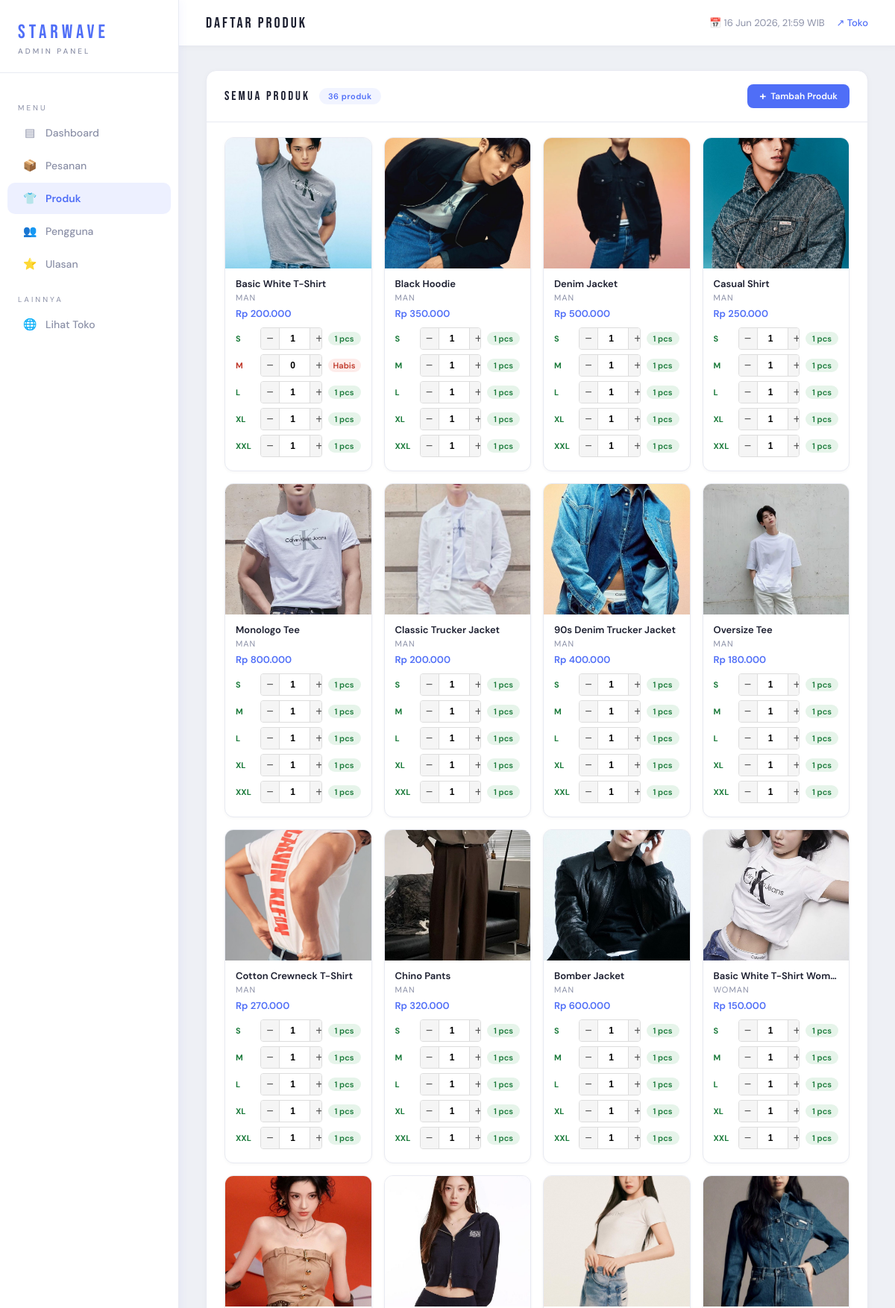
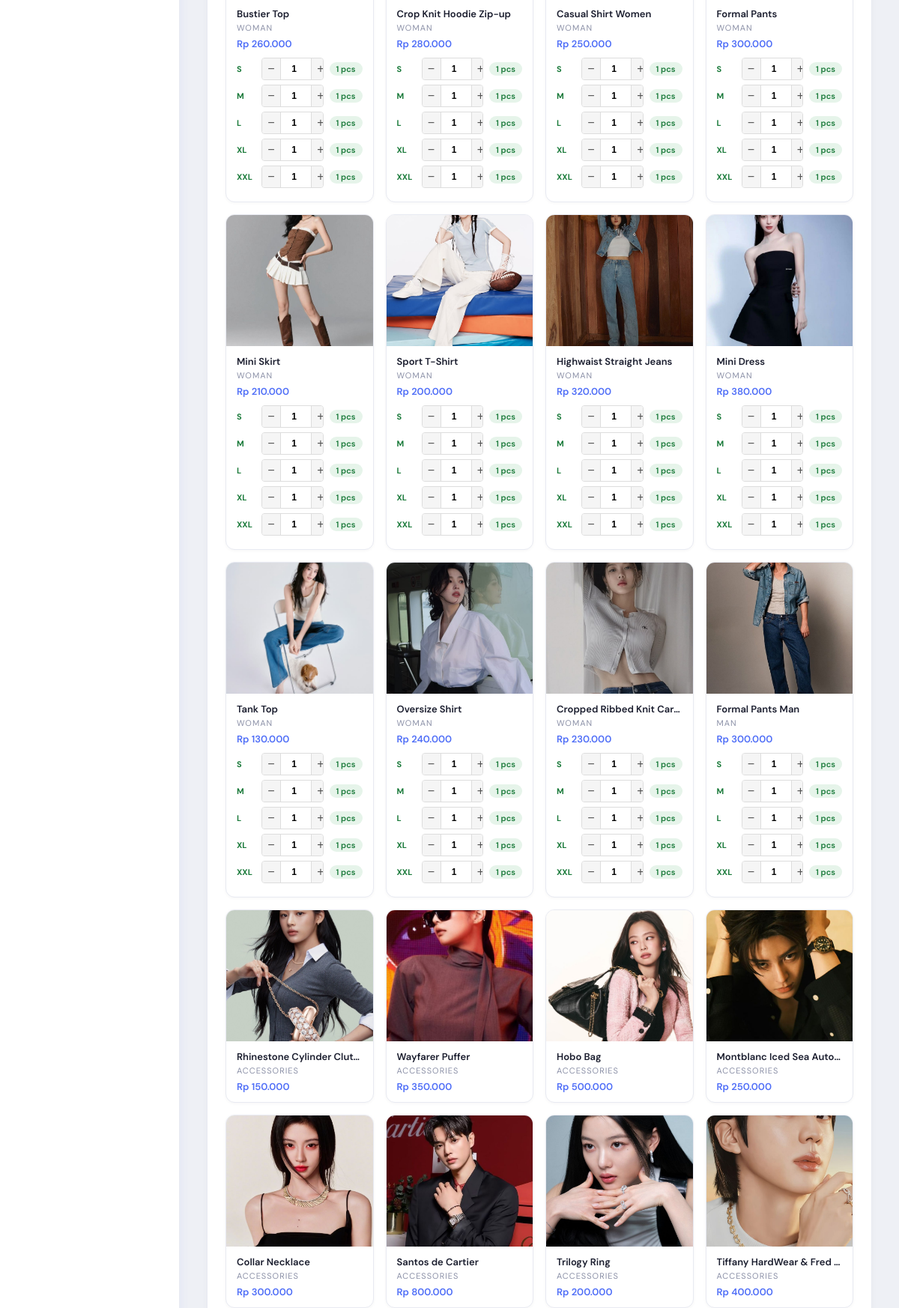
The app's page /admin/produk.php (signed in, upper part) with its own data (2 pictures, top to bottom).
### tables this page shows
CREATE TABLE `produk` (
  `id` int(11) NOT NULL,
  `nama_produk` varchar(255) DEFAULT NULL,
  `harga` int(11) DEFAULT NULL,
  `gambar` varchar(255) DEFAULT NULL,
  `deskripsi` text DEFAULT NULL,
  `kategori` varchar(50) DEFAULT NULL,
  `created_at` datetime DEFAULT current_timestamp(),
  `stok_s` tinyint(1) DEFAULT 1,
  `stok_m` tinyint(1) DEFAULT 1,
  `stok_l` tinyint(1) DEFAULT 1,
  `stok_xl` tinyint(1) DEFAULT 1,
  `stok_xxl` tinyint(1) DEFAULT 1
);

### admin/produk.php (the view, shortened to what this page needs)
<?php
require 'auth_check.php';
$total_produk   = $pdo->query("SELECT COUNT(*) FROM produk")->fetchColumn();
$stmt        = $pdo->query("SELECT * FROM produk ORDER BY created_at DESC");
$produk_list = $stmt->fetchAll(PDO::FETCH_ASSOC);
?>
<!DOCTYPE html>
<html lang="id">
<head>
    <link rel="stylesheet" href="admin.css">
</head>
<body>
<aside class="sidebar">
    <div class="sidebar-brand">
        <div class="brand-name">STARWAVE</div>
        <div class="brand-label">Admin Panel</div>
    </div>
    <nav class="sidebar-nav">
        <div class="nav-section">Menu</div>
        <a class="nav-item" href="dashboard.php"><span class="icon">▤</span> Dashboard</a>
        <a class="nav-item" href="pesanan.php">
            <span class="icon">📦</span> Pesanan
        </a>
        <a class="nav-item active" href="produk.php"><span class="icon">👕</span> Produk</a>
        <a class="nav-item" href="pengguna.php"><span class="icon">👥</span> Pengguna</a>
        <a class="nav-item" href="ulasan.php"><span class="icon">⭐</span> Ulasan</a>
        <div class="nav-section">Lainnya</div>
        <a class="nav-item" href="../index.php" target="_blank"><span class="icon">🌐</span> Lihat Toko</a>
    </nav>
</aside>
<div class="main">
    <div class="topbar">
        <div class="topbar-title">DAFTAR PRODUK</div>
        <div class="topbar-right">
            <span>📅 <?= date('d M Y, H:i') ?> WIB</span>
            <a href="../index.php" target="_blank">↗ Toko</a>
        </div>
    </div>
    <div class="content">
        <div class="section">
            <div class="section-header">
                <div style="display:flex;align-items:center;gap:12px;">
                    <div class="section-title">SEMUA PRODUK</div>
                    <div class="section-badge" id="badge-total"><?= $total_produk ?> produk</div>
                </div>
                <a href="tambah_produk.php" class="btn-tambah">
                    <span style="font-size:16px;line-height:1;">+</span> Tambah Produk
                </a>
            </div>
            <?php if (empty($produk_list)): ?>
                <div style="text-align:center;padding:60px;color:var(--muted);">Belum ada produk di database.</div>
            <?php else: ?>
            <div class="produk-grid">
                <?php foreach ($produk_list as $p): ?>
                <div class="produk-card" id="card-<?= $p['id'] ?>">
                    <img src="../<?= htmlspecialchars($p['gambar'] ?? 'asset/posterutama.png') ?>"
                         alt="<?= htmlspecialchars($p['nama_produk'] ?? $p['nama'] ?? '') ?>"
                         onerror="this.src='../asset/posterutama.png'">
                    <div class="produk-info">
                        <div class="produk-name"><?= htmlspecialchars($p['nama_produk'] ?? $p['nama'] ?? 'Produk') ?></div>
                        <div class="produk-cat"><?= htmlspecialchars($p['kategori'] ?? '') ?></div>
                        <?php if (!empty($p['harga'])): ?>
                        <div class="produk-harga" id="harga-<?= $p['id'] ?>"
                             style="font-size:13px;color:var(--accent);margin-top:6px;font-weight:600;">
                            Rp <?= number_format($p['harga'],0,',','.') ?>
                        </div>
                        <?php endif; ?>
                        <?php if (strtolower($p['kategori']) !== 'accessories'): ?>
                        <div class="stok-sizes" style="margin-top:10px;">
                            <?php foreach(['S','M','L','XL','XXL'] as $sz):
                                $col    = 'stok_' . strtolower($sz);
                                $jumlah = (int)($p[$col] ?? 0);
                                $status = $jumlah > 0 ? 'ada' : 'habis';
                            ?>
                            <div class="stok-row">
                                <span class="stok-label <?= $status ?>"><?= $sz ?></span>
                                <div class="stok-input-group">
                                    <button type="button" class="stok-dec"
                                        onclick="ubahStok(<?= $p['id'] ?>, '<?= $sz ?>', this, -1)">−</button>
                                    <input type="number" class="stok-angka"
                                        id="stok-<?= $p['id'] ?>-<?= strtolower($sz) ?>"
                                        value="<?= $jumlah ?>" min="0"
                                        onchange="simpanStok(<?= $p['id'] ?>, '<?= $sz ?>', this)">
                                    <button type="button" class="stok-inc"
                                        onclick="ubahStok(<?= $p['id'] ?>, '<?= $sz ?>', this, 1)">+</button>
                                </div>
                                <span class="stok-badge <?= $status ?>"
                                    id="badge-<?= $p['id'] ?>-<?= strtolower($sz) ?>">
                                    <?= $jumlah > 0 ? $jumlah.' pcs' : 'Habis' ?>
                                </span>
                            </div>
                            <?php endforeach; ?>
                        </div>
                        <?php endif; ?>
                    </div>
                </div>
                <?php endforeach; ?>
            </div>
            <?php endif; ?>
        </div>
    </div>
</div>
</body>
</html>

### records on screen
produk: gambar (picture), nama_produk "Basic White T-Shirt", kategori "MAN", harga "200.000", sz "S", id+stok_s "1", stok_s "1", sz "M", stok_m "0", sz "L", id+stok_l "1", stok_l "1", sz "XL", id+stok_xl "1", stok_xl "1", sz "XXL", id+stok_xxl "1", stok_xxl "1"
produk: gambar (picture), nama_produk "Black Hoodie", kategori "MAN", harga "350.000", sz "S", stok_s "1", sz "M", stok_m "1", sz "L", stok_l "1", sz "XL", stok_xl "1", sz "XXL", stok_xxl "1"
produk: gambar (picture), nama_produk "Denim Jacket", kategori "MAN", harga "500.000", sz "S", stok_s "1", sz "M", stok_m "1", sz "L", stok_l "1", sz "XL", stok_xl "1", sz "XXL", stok_xxl "1"
produk: gambar (picture), nama_produk "Casual Shirt", kategori "MAN", harga "250.000", sz "S", stok_s "1", sz "M", stok_m "1", sz "L", stok_l "1", sz "XL", stok_xl "1", sz "XXL", stok_xxl "1"
produk: gambar (picture), nama_produk "Monologo Tee", kategori "MAN", harga "800.000", sz "S", stok_s "1", sz "M", stok_m "1", sz "L", stok_l "1", sz "XL", stok_xl "1", sz "XXL", stok_xxl "1"
produk: gambar (picture), nama_produk "Classic Trucker Jacket", kategori "MAN", harga "200.000", sz "S", stok_s "1", sz "M", stok_m "1", sz "L", stok_l "1", sz "XL", stok_xl "1", sz "XXL", stok_xxl "1"
produk: gambar (picture), nama_produk "90s Denim Trucker Jacket", kategori "MAN", harga "400.000", sz "S", stok_s "1", sz "M", stok_m "1", sz "L", stok_l "1", sz "XL", stok_xl "1", sz "XXL", stok_xxl "1"
produk: gambar (picture), nama_produk "Oversize Tee", kategori "MAN", harga "180.000", sz "S", stok_s "1", sz "M", stok_m "1", sz "L", stok_l "1", sz "XL", stok_xl "1", sz "XXL", stok_xxl "1"
produk: gambar (picture), nama_produk "Cotton Crewneck T-Shirt", kategori "MAN", harga "270.000", sz "S", stok_s "1", sz "M", stok_m "1", sz "L", stok_l "1", sz "XL", stok_xl "1", sz "XXL", stok_xxl "1"
produk: gambar (picture), nama_produk "Chino Pants", kategori "MAN", harga "320.000", sz "S", stok_s "1", sz "M", stok_m "1", sz "L", stok_l "1", sz "XL", stok_xl "1", sz "XXL", stok_xxl "1"
produk: gambar (picture), nama_produk "Bomber Jacket", kategori "MAN", harga "600.000", sz "S", stok_s "1", sz "M", stok_m "1", sz "L", stok_l "1", sz "XL", stok_xl "1", sz "XXL", stok_xxl "1"
produk: gambar (picture), nama_produk "Basic White T-Shirt Wom…", kategori "WOMAN", harga "150.000", sz "S", stok_s "1", sz "M", stok_m "1", sz "L", stok_l "1", sz "XL", stok_xl "1", sz "XXL", stok_xxl "1"
produk: gambar (picture), nama_produk "Bustier Top", kategori "WOMAN", harga "260.000", sz "S", stok_s "1", sz "M", stok_m "1", sz "L", stok_l "1", sz "XL", stok_xl "1", sz "XXL", stok_xxl "1"
produk: gambar (picture), nama_produk "Crop Knit Hoodie Zip-up", kategori "WOMAN", harga "280.000", sz "S", stok_s "1", sz "M", stok_m "1", sz "L", stok_l "1", sz "XL", stok_xl "1", sz "XXL", stok_xxl "1"
produk: gambar (picture), nama_produk "Casual Shirt Women", kategori "WOMAN", harga "250.000", sz "S", stok_s "1", sz "M", stok_m "1", sz "L", stok_l "1", sz "XL", stok_xl "1", sz "XXL", stok_xxl "1"
produk: gambar (picture), nama_produk "Formal Pants", kategori "WOMAN", harga "300.000", sz "S", stok_s "1", sz "M", stok_m "1", sz "L", stok_l "1", sz "XL", stok_xl "1", sz "XXL", stok_xxl "1"
produk: gambar (picture), nama_produk "Mini Skirt", kategori "WOMAN", harga "210.000", sz "S", stok_s "1", sz "M", stok_m "1", sz "L", stok_l "1", sz "XL", stok_xl "1", sz "XXL", stok_xxl "1"
produk: gambar (picture), nama_produk "Sport T-Shirt", kategori "WOMAN", harga "200.000", sz "S", stok_s "1", sz "M", stok_m "1", sz "L", stok_l "1", sz "XL", stok_xl "1", sz "XXL", stok_xxl "1"
produk: gambar (picture), nama_produk "Highwaist Straight Jeans", kategori "WOMAN", harga "320.000", sz "S", stok_s "1", sz "M", stok_m "1", sz "L", stok_l "1", sz "XL", stok_xl "1", sz "XXL", stok_xxl "1"
produk: gambar (picture), nama_produk "Mini Dress", kategori "WOMAN", harga "380.000", sz "S", stok_s "1", sz "M", stok_m "1", sz "L", stok_l "1", sz "XL", stok_xl "1", sz "XXL", stok_xxl "1"
produk: gambar (picture), nama_produk "Tank Top", kategori "WOMAN", harga "130.000", sz "S", stok_s "1", sz "M", stok_m "1", sz "L", stok_l "1", sz "XL", stok_xl "1", sz "XXL", stok_xxl "1"
produk: gambar (picture), nama_produk "Oversize Shirt", kategori "WOMAN", harga "240.000", sz "S", stok_s "1", sz "M", stok_m "1", sz "L", stok_l "1", sz "XL", stok_xl "1", sz "XXL", stok_xxl "1"
produk: gambar (picture), nama_produk "Cropped Ribbed Knit Car…", kategori "WOMAN", harga "230.000", sz "S", stok_s "1", sz "M", stok_m "1", sz "L", stok_l "1", sz "XL", stok_xl "1", sz "XXL", stok_xxl "1"
produk: gambar (picture), nama_produk "Formal Pants Man", kategori "MAN", harga "300.000", sz "S", stok_s "1", sz "M", stok_m "1", sz "L", stok_l "1", sz "XL", stok_xl "1", sz "XXL", stok_xxl "1"
produk: gambar (picture), nama_produk "Rhinestone Cylinder Clut…", kategori "ACCESSORIES", harga "150.000"
produk: gambar (picture), nama_produk "Wayfarer Puffer", kategori "ACCESSORIES", harga "350.000"
produk: gambar (picture), nama_produk "Hobo Bag", kategori "ACCESSORIES", harga "500.000"
produk: gambar (picture), nama_produk "Montblanc Iced Sea Auto…", kategori "ACCESSORIES", harga "250.000"
produk: gambar (picture), nama_produk "Collar Necklace", kategori "ACCESSORIES", harga "300.000"
produk: gambar (picture), nama_produk "Santos de Cartier", kategori "ACCESSORIES", harga "800.000"
produk: gambar (picture), nama_produk "Trilogy Ring", kategori "ACCESSORIES", harga "200.000"
produk: gambar (picture), nama_produk "Tiffany HardWear & Fred…", kategori "ACCESSORIES", harga "400.000"

### other values on screen
$total_produk "36"
